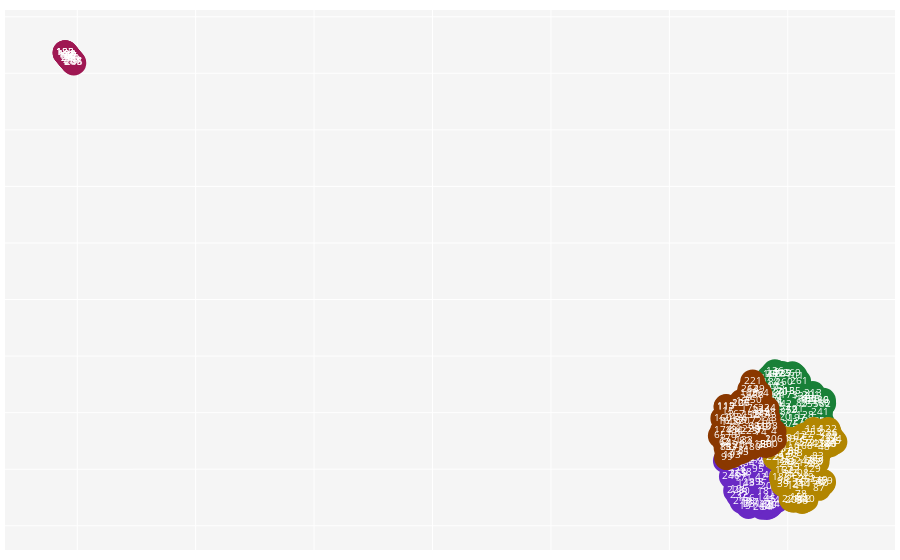

Source (notebook cell):
### Code cell
# Documents Projection based on Words. (An interactive plot). It returns the Projection (each document coordinate) and the Labels (each document cluster)
# Arguments: view              = 'notebook', 'browser' ('notebook' -> To plot in your prefered Notebook App. 'browser' -> To plot in your prefered browser window);
#            corpus_type       = 'abs', 'title', 'kwa', or 'kwp';
#            stop_words        = A list of stopwords to clean the corpus. ['ar', 'bn', 'bg', 'cs', 'en', 'fi', 'fr', 'de', 'el', 'hi', 'he', 'hu', 'it', 'ja', 'ko',  'mr', 'fa', 'pl', 'pt-br', 'ro', 'ru', 'es', 'sv', 'sk', 'zh', 'th', 'uk'];
#                                'ar' = Arabic; 'bn' = Bengali; 'bg' = Bulgarian; 'cs' = Czech; 'en' = English; 'fi' = Finnish; 'fr' = French; 'de' = German; 'el' = Greek; 'he' = Hebrew;'hi' = Hindi; 'hu' = Hungarian; 'it' = Italian;
#                                'ja' = Japanese; 'ko' = Korean; 'mr' =  Marathi; 'fa' =  Persian; 'pl' =  Polish; 'pt-br' = Potuguese-Brazilian; 'ro' = Romanian; 'ru' = Russian; 'es' =  Spanish; 'sk' = Slovak; 'sv' = Swedish;
#                                'zh' = Chinese; 'th' = Thai; 'uk' = Ukrainian
#            rmv_custom_words  = A list of custom stopwords to clean the corpus;
#            custom_label      = A list of custom labels for each document. The user can define each document cluster;
#            custom_projection = A list of custom coordinates for each document. The user can define each document coordinate;
#            n_components      = Number of Dimensions;
#            n_clusters        = Number of Clusters;
#            tf_idf            = True or False (True -> The Cluster Algorithm will use the DTM to calculate each document Label. False -> The Cluster Algorithm will use the Coordinates to calculate each document Label)
#            embeddings        = True or False (True -> The Cluster Algorithm will use the Word Embeddings to calculate each document Label. False -> The Cluster Algorithm will use the Coordinates to calculate each document Label)
#            method            = 'tsvd' or 'umap' ('tsvd' -> Truncated SVD projection method is used. 'umap' -> UMAP projection method is used)
projection, labels = bibfile.docs_projection(view              = 'notebook',
                                             corpus_type       = 'abs',
                                             stop_words        = ['en'],
                                             rmv_custom_words  = [],
                                             custom_label      = [],
                                             custom_projection = [],
                                             n_components      = 2,
                                             n_clusters        = 5,
                                             tf_idf            = False,
                                             embeddings        = False,
                                             method            = 'umap')
